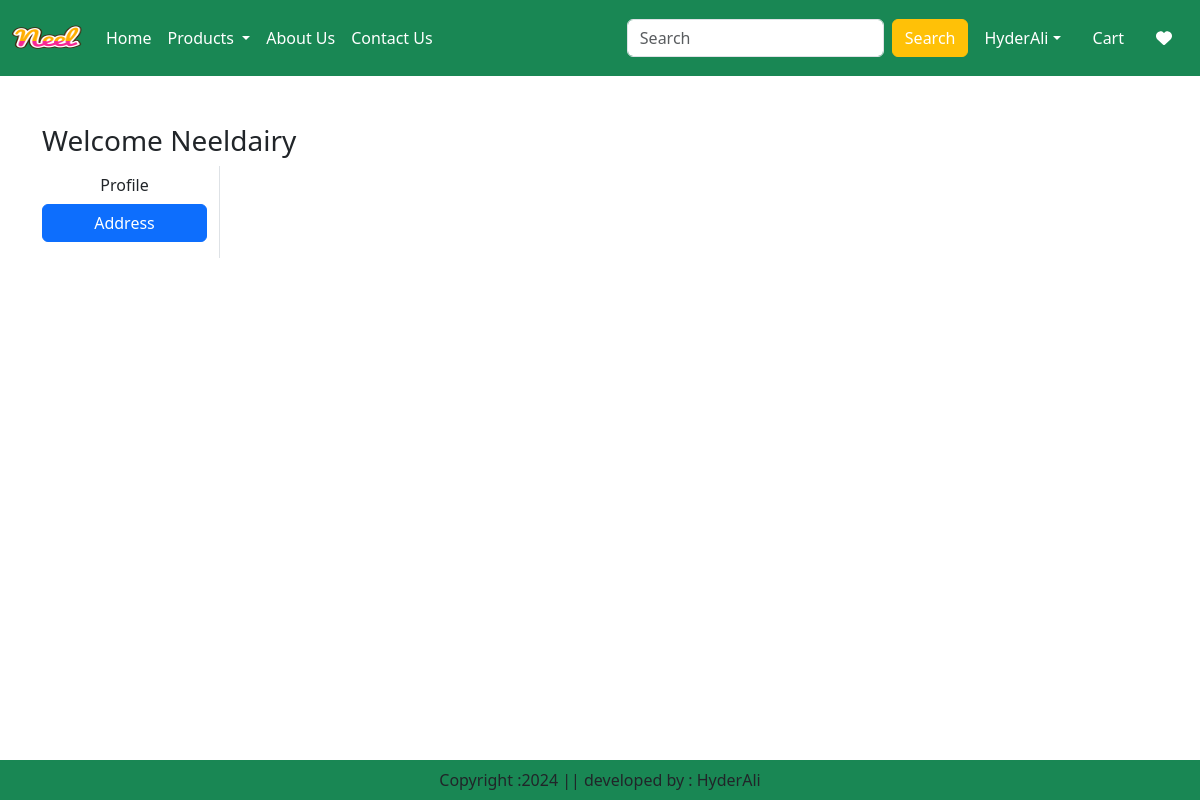
Page /address/ (signed in) on the earlier database version.
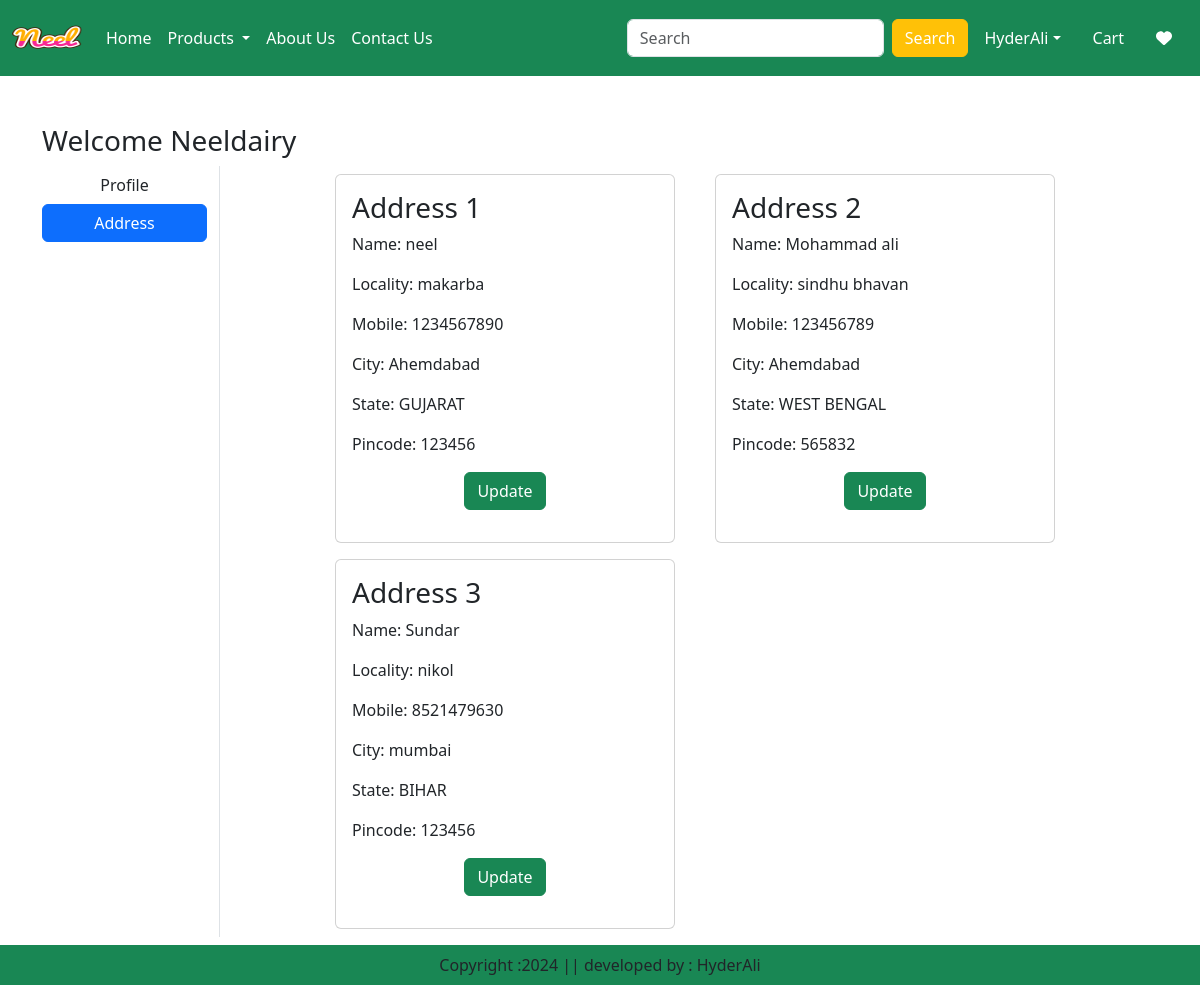
Same page on the later database version.
### app/models.py (models this page shows, shortened)
class Customer(models.Model):
    user=models.ForeignKey(User,on_delete=models.CASCADE)
    name=models.CharField(max_length=200)
    locality=models.CharField(max_length=200)
    city=models.CharField(max_length=50)
    mobile=models.IntegerField(default=0)
    zipcode=models.IntegerField()
    state = models.CharField(choices=STATE_CHOICE,max_length=100)

### app/views.py (the view)
# urls.py: path("address/", views.address,name='address'),
@login_required
def address(request):
    add= Customer.objects.filter(user=request.user)
    return render(request, 'app/address.html',locals())

### app/templates/app/address.html (shortened to what this page needs)
{% extends 'app/base.html' %}
{% load static %}
{% block main-content %}
<div class="container my-5">
    <div class="row">
        <h3>Welcome <span class="text-capitalize">{{ request.user }}</span></h3>
        <div class="col-sm-2 border-end">
            <ul class="list-unstyled">
                <li class="d-grid"><a href="{% url 'profile' %}" class="btn ">Profile</a></li>
                <li class="d-grid"><a href="{% url 'address' %}" class="btn  btn-primary">Address</a></li>
            </ul>
        </div>
        <div class="col-sm-8 offset-sm-1">
            <div class="row">
                {% for ad in add%}
                <div class="col-sm-6">
                    <div class="card m-2">
                        <div class="card-body">
                            <h3>Address {{ forloop.counter }}</h3>
                            <p>Name: {{ ad.name }}</p>
                            <p>Locality: {{ ad.locality }}</p>
                            <p>Mobile: {{ ad.mobile }}</p>
                            <p>City: {{ ad.city }}</p>
                            <p>State: {{ ad.state }}</p>
                            <p>Pincode: {{ ad.zipcode }}</p>
                            <p class="text-center">
                                <a href="{% url 'updateAddress' pk=ad.id %}" type="button" class="btn btn-success">Update</a>
                            </p>
                        </div>
                    </div>
                </div>
                {% endfor %}
            </div>
        </div>
    </div>
</div>
{% endblock main-content %}

Differences in the rows shown:
added Customer: name "neel", locality "makarba", mobile "1234567890", city "Ahemdabad", state "GUJARAT", zipcode "123456"
added Customer: name "Mohammad ali", locality "sindhu bhavan", mobile "123456789", city "Ahemdabad", state "WEST BENGAL", zipcode "565832"
added Customer: name "Sundar", locality "nikol", mobile "8521479630", city "mumbai", state "BIHAR", zipcode "123456"
